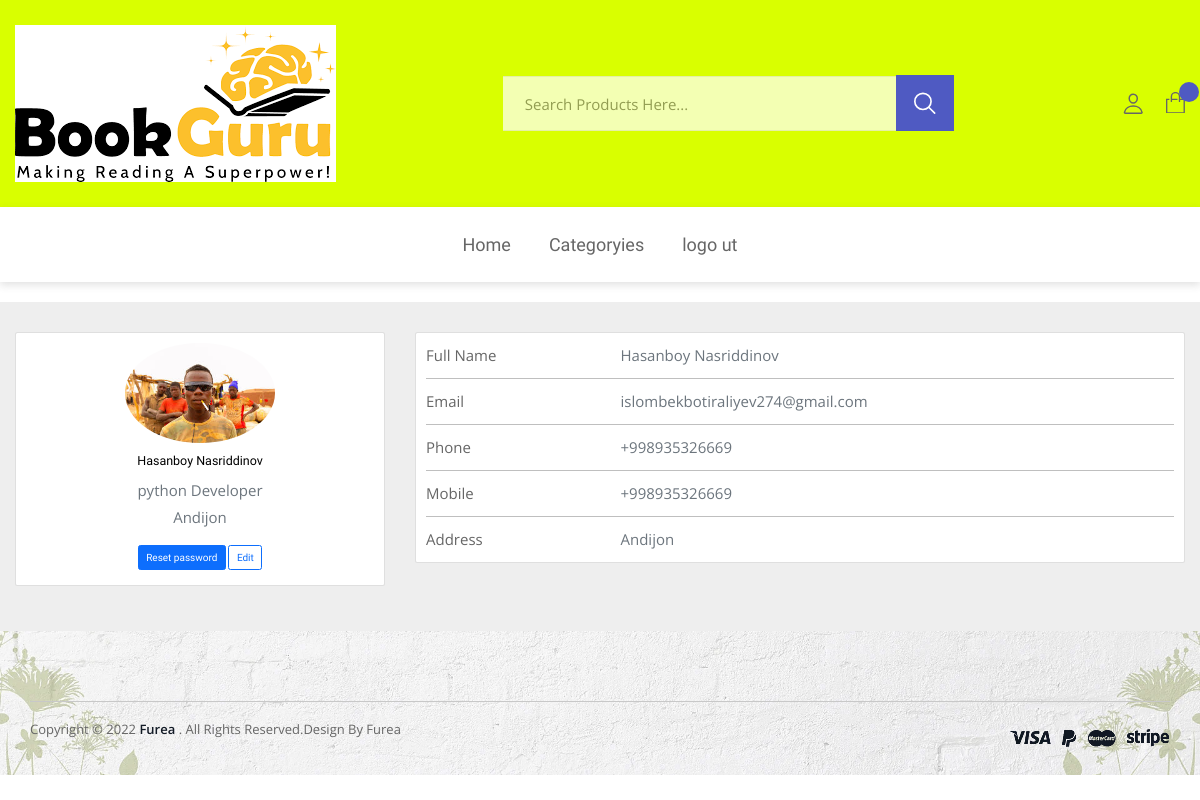
The page /profil/ (signed in) on the database its author committed.
### users/models.py (models this page shows)
class User(AbstractUser):
    USER_ROLE =(
        ('client','client'),
        ('sallar','sallar'),
        ('admin','admin'),
    )
    image = models.ImageField(upload_to='profile_pics/', blank=True, null=True, default='profile_pics/default.jpg')
    phone_number = models.CharField(max_length=13, blank=True, null=True)
    address = models.CharField(max_length=200, blank=True, null=True)
    jobs = models.CharField(max_length=200, blank=True, null=True)
    user_role = models.CharField(max_length=100,choices=USER_ROLE,default="client")

### users/views.py (the view)
# urls.py: path('profil/',ProfileView.as_view(),name='profil'),
class ProfileView(LoginRequiredMixin,View):
    def get(self,request):
        cotegory = Category.objects.all()
        user = request.user
        return render(request,'client/profil.html',context={"user":user,'cotegory':cotegory})

### users/templates/client/profil.html
{% extends 'index.html' %}
{% block content %}
<section style="background-color: #eee;">
    <div class="container py-5">
      <div class="row">
        <div class="col-lg-4">
          <div class="card mb-4">
            <div class="card-body text-center">
              <img src="{{user.image.url}}" alt="avatar"
                class="rounded-circle img-fluid" style="width: 150px;">
              <h5 class="my-3">{{user.first_name}} {{user.last_name}}</h5>
              <p class="text-muted mb-1">{{user.jobs}}</p>
              <p class="text-muted mb-4">{{user.address}}</p>
              <div class="d-flex justify-content-center mb-2">
                <a href="#"  class="btn btn-primary">Reset password</a>
                <a href="{% url 'client:edit' user.id %}" class="btn btn-outline-primary ms-1">Edit</a>
              </div>
            </div>
          </div>
        </div>
        <div class="col-lg-8">
          <div class="card mb-4">
            <div class="card-body">
              <div class="row">
                <div class="col-sm-3">
                  <p class="mb-0">Full Name</p>
                </div>
                <div class="col-sm-9">
                  <p class="text-muted mb-0">{{user.first_name}} {{user.last_name}}</p>
                </div>
              </div>
              <hr>
              <div class="row">
                <div class="col-sm-3">
                  <p class="mb-0">Email</p>
                </div>
                <div class="col-sm-9">
                  <p class="text-muted mb-0">{{user.email}}</p>
                </div>
              </div>
              <hr>
              <div class="row">
                <div class="col-sm-3">
                  <p class="mb-0">Phone</p>
                </div>
                <div class="col-sm-9">
                  <p class="text-muted mb-0">{{user.phone_number}}</p>
                </div>
              </div>
              <hr>
              <div class="row">
                <div class="col-sm-3">
                  <p class="mb-0">Mobile</p>
                </div>
                <div class="col-sm-9">
                  <p class="text-muted mb-0">{{user.phone_number}}</p>
                </div>
              </div>
              <hr>
              <div class="row">
                <div class="col-sm-3">
                  <p class="mb-0">Address</p>
                </div>
                <div class="col-sm-9">
                  <p class="text-muted mb-0">{{user.address}}</p>
                </div>
              </div>
            </div>
          </div>
        </div>
      </div>
    </div>
  </section>
{% endblock content %}

### rows shown on the page
User: image (picture), first_name "Hasanboy", last_name "Nasriddinov", jobs "python Developer", address "Andijon", email "islombekbotiraliyev274@gmail.com", phone_number "+998935326669"
